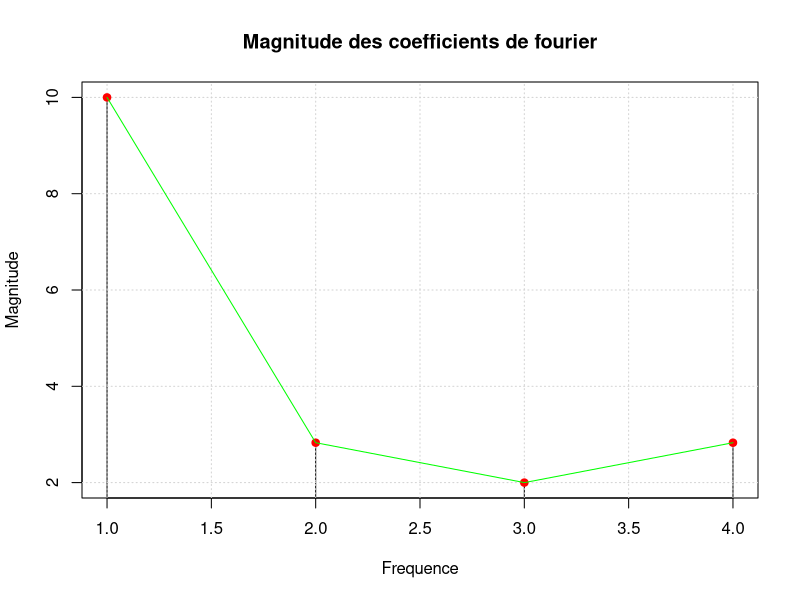

Reproduce this figure in R.
 dft <- function(x){
   n <- length(x)
   X <- complex(real=rep(0,n),imaginary = rep(0,n))

   for (k in 0:(n-1)){
     for(t in 0:(n-1)){
       angle <- -2*pi*k*t/n
       X[k+1] <- X[k+1] + x[t+1]*complex(real = cos(angle),imaginary = sin(angle))
     }
   }
   return(X)
 }

signal <- c(1,2,3,4)
dft_result <- dft(signal)
print(dft_result)



signal <- c(1,2,3,4)
dft_result <- dft(signal)

magnitude <- Mod(dft_result)

#  Ajout des éléments esthétiques:
plot(magnitude,type="h",main="Magnitude des coefficients de fourier", xlab="Frequence",ylab="Magnitude")

grid()
points(magnitude,pch=19, col="red")
lines(magnitude, col="green", lwd=1)



